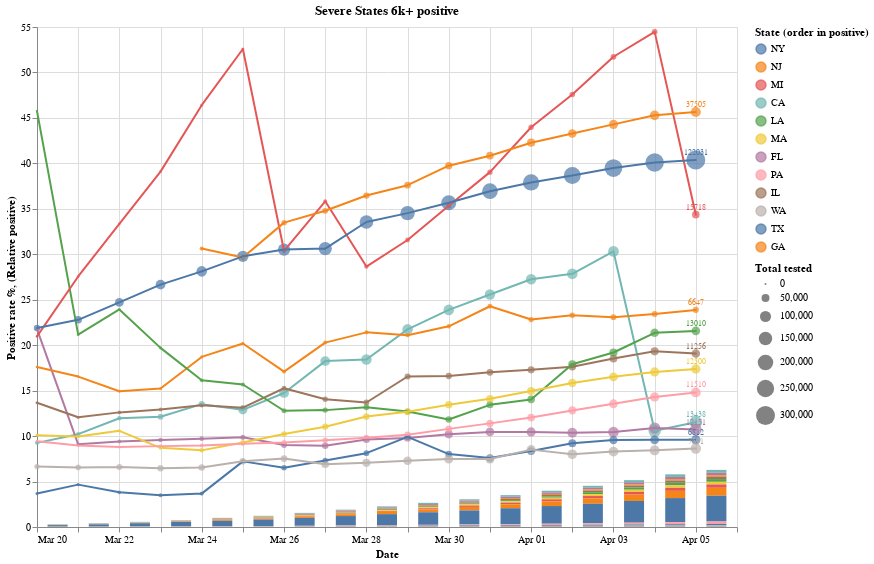

Notebook source saved alongside this figure:
### Code cell
df_s |> 
@filter(_.date >= Date(2020, 3, 20) &&
    _.state ∈ unique(df_s[df_s.positive .> 6e3, :state])) |>
@mutate(pos_ratio = 100 * _.positive / _.totalTestResults) |> @filter(0 < _.pos_ratio < 70) |>
@vlplot()+
@vlplot(
    mark = {:circle, point=false, clip=false, tooltip=true},
    width=700, height=500,
    x = {:date, title="Date", timeUnit=:utcmonthdate},
    y = { :pos_ratio, scale={type="linear"}, title="Positive rate %" },
    size = {:total, title="Total tested"},
    color = {:state, sort= {op=:max, field=:positive, order=:descending}},
)+
@vlplot(
    mark = {:trail, style=:dashed, point=false, strokeDash=2},
    x = {:date,timeUnit=:utcmonthdate},
    y = {:pos_ratio, scale={type="linear"}},
    color = {:state, sort= {op=:max, field=:positive, order=:descending}},
    title = "Severe States 6k+ positive"
    
)+
@vlplot(
    mark={
        :text,
        dy = -7,
        fontSize=8
    },
    transform = [
        {
            calculate= "round(datum.positive)",
            as= "pr_str"
        },
        {
            filter= {field = :date, gt = vltime(now()-Day(2))}
        }
    ],
    x = {:date, timeUnit=:utcmonthdate},
    y = :pos_ratio,
    text = "positive:n",
    color = {:state, sort= {op=:max, field=:positive, order=:descending}},
)+
@vlplot(
    mark={
        :bar,
        width=20,
        height= 10,
        align=:center,
    },
    transform = [{
    calculate= "datum.positive/43000",
    as= "pr_str"
  }],
    x = {:date,timeUnit=:monthdate},
    y = {"pr_str:q", title="(Relative positive)"},
    color = {:state, sort= {op=:max, field=:positive, order=:descending}, title="State (order in positive)"},
)

### Figure 1 — Vega-Lite specification as saved in the notebook (floating-point values rounded to 4 significant figures; data arrays with more than 128 entries replaced by an {"elided": "..."} marker saying what was removed)
{"data": {"values": {"elided": "200 records"}}, "layer": [{"encoding": {"color": {"field": "state", "sort": {"field": "positive", "op": "max", "order": "descending"}, "type": "nominal"}, "size": {"field": "total", "title": "Total tested", "type": "quantitative"}, "x": {"field": "date", "timeUnit": "utcmonthdate", "title": "Date", "type": "temporal"}, "y": {"field": "pos_ratio", "scale": {"type": "linear"}, "title": "Positive rate %", "type": "quantitative"}}, "height": 500, "mark": {"clip": false, "point": false, "tooltip": true, "type": "circle"}, "width": 700}, {"encoding": {"color": {"field": "state", "sort": {"field": "positive", "op": "max", "order": "descending"}, "type": "nominal"}, "x": {"field": "date", "timeUnit": "utcmonthdate", "type": "temporal"}, "y": {"field": "pos_ratio", "scale": {"type": "linear"}, "type": "quantitative"}}, "mark": {"point": false, "strokeDash": 2, "style": "dashed", "type": "trail"}, "title": "Severe States 6k+ positive"}, {"encoding": {"color": {"field": "state", "sort": {"field": "positive", "op": "max", "order": "descending"}, "type": "nominal"}, "text": {"field": "positive", "type": "nominal"}, "x": {"field": "date", "timeUnit": "utcmonthdate", "type": "temporal"}, "y": {"field": "pos_ratio", "type": "quantitative"}}, "mark": {"dy": -7, "fontSize": 8, "type": "text"}, "transform": [{"as": "pr_str", "calculate": "round(datum.positive)"}, {"filter": {"field": "date", "gt": 1586010985934}}]}, {"encoding": {"color": {"field": "state", "sort": {"field": "positive", "op": "max", "order": "descending"}, "title": "State (order in positive)", "type": "nominal"}, "x": {"field": "date", "timeUnit": "monthdate", "type": "temporal"}, "y": {"field": "pr_str", "title": "(Relative positive)", "type": "quantitative"}}, "mark": {"align": "center", "height": 10, "type": "bar", "width": 20}, "transform": [{"as": "pr_str", "calculate": "datum.positive/43000"}]}]}
